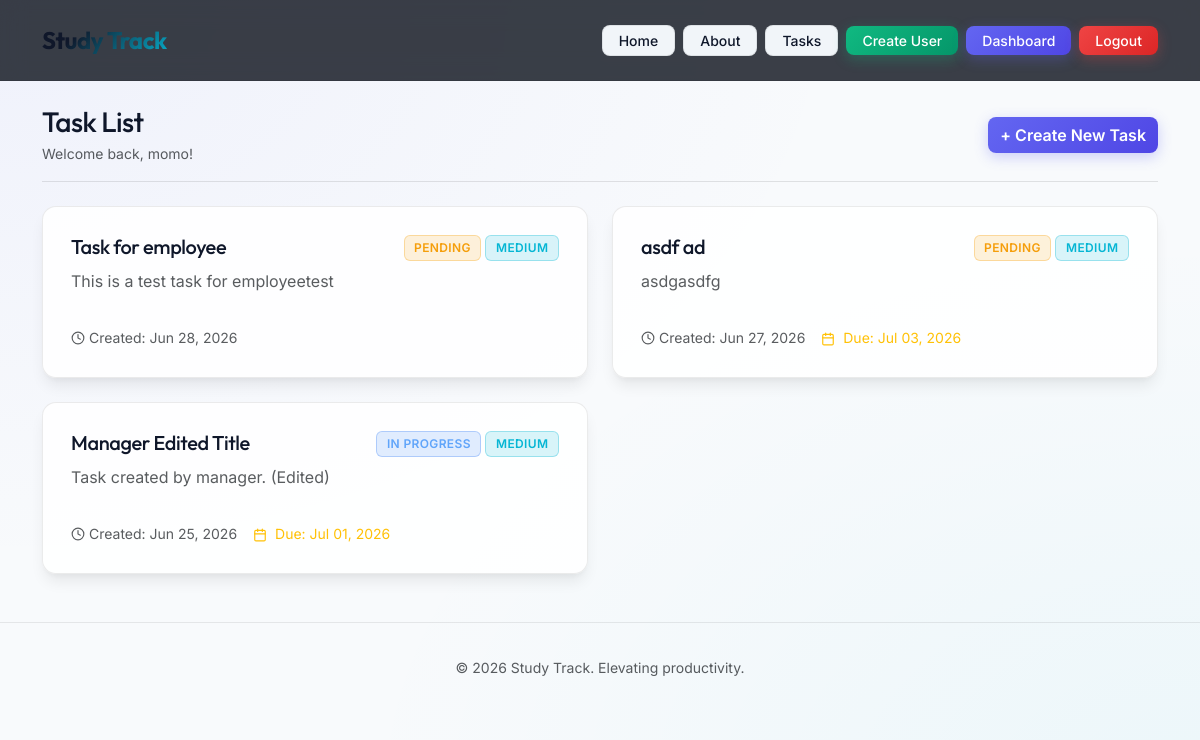
/tasks/ (signed in), run on the app's committed database.
### users_app/models.py (models this page shows, shortened)
class CustomUser(AbstractUser):
     ROLE_CHOICES = (
         ("ADMIN", "admin"),
         ("MANAGER", "manager"),
         ("EMPLOYEE", "employee"),
     )
     role = models.CharField(max_length=10, choices=ROLE_CHOICES, default="EMPLOYEE")
     phone_number = PhoneNumberField(blank=True, null=True, region="BD")

### study_task/models.py (models this page shows, shortened)
class Task(models.Model):
	PRIORITY_CHOICES = [
		(1, "Low"),
		(2, "Medium"),
		(3, "High"),
	]
	STATUS_CHOICES = [
		("pending", "Pending"),
		("in_progress", "In Progress"),
		("completed", "Completed")
	]
	title = models.CharField(max_length=200)
	description = models.TextField(blank=True)
	created_at = models.DateTimeField(auto_now_add=True)
	priority = models.PositiveSmallIntegerField(choices=PRIORITY_CHOICES, default=2)
	status = models.CharField(max_length=32, choices=STATUS_CHOICES, default="todo")
	deadline = models.DateField(null=True, blank=True)
	class Meta:
		ordering = ["-created_at"]

### study_task/views.py (the view)
# urls.py: path("tasks/", views.task_list, name="task_list"),
@login_required
def task_list(request):
    tasks = Task.objects.all().order_by("-created_at")
    context = {
        "username": request.user.username,
        "tasks": tasks,
        "menu_items": [
            {"label": "Home", "url": "/"},
            {"label": "About", "url": "/about/"},
            {"label": "Tasks", "url": "/tasks/"},
        ],
    }
    return render(request, "task_list.html", context)

### templates/task_list.html (shortened to what this page needs)
{% extends "base.html" %}
{% block content %}
<div class="animate-fade-in">
    <div class="d-flex justify-content-between align-items-center mb-4 pb-3 border-bottom border-secondary">
        <div>
            <h2 class="h3 mb-1">Task List</h2>
            <p class="text-muted mb-0 small">Welcome back, {{ username }}!</p>
        </div>
        <a class="btn btn-primary" href="{% url 'task_create' %}">+ Create New Task</a>
    </div>
    <div class="row row-cols-1 row-cols-md-2 g-4">
        {% for task in tasks %}
        <div class="col">
            <div class="card task-card h-100 cursor-pointer"
                data-url="{% url 'task_detail' task.pk %}"
                onclick="window.location.href=this.dataset.url;" style="cursor: pointer;">
                <div class="card-body d-flex flex-column">
                    <div class="d-flex justify-content-between align-items-start mb-2">
                        <h4 class="card-title h5 mb-0 text-white">{{ task.title }}</h4>
                        <div class="d-flex gap-1">
                            {% if task.status == 'pending' %}
                            <span class="badge badge-status-pending">Pending</span>
                            {% elif task.status == 'in_progress' %}
                            <span class="badge badge-status-inprogress">In Progress</span>
                            {% else %}
                            <span class="badge badge-status-completed">Completed</span>
                            {% endif %}
                            {% if task.priority == 3 %}
                            <span class="badge badge-priority-high">High</span>
                            {% elif task.priority == 2 %}
                            <span class="badge badge-priority-medium">Medium</span>
                            {% else %}
                            <span class="badge badge-priority-low">Low</span>
                            {% endif %}
                        </div>
                    </div>
                    {% if task.description %}
                    <p class="card-text text-muted flex-grow-1">{{ task.description|truncatewords:20 }}</p>
                    {% else %}
                    <p class="card-text text-muted flex-grow-1 italic">No description provided.</p>
                    {% endif %}
                    <div class="d-flex align-items-center mt-3 text-muted small">
                        <svg xmlns="http://www.w3.org/2000/svg" width="14" height="14" viewBox="0 0 24 24" fill="none"
                            stroke="currentColor" stroke-width="2" stroke-linecap="round" stroke-linejoin="round"
                            class="me-1">
                            <circle cx="12" cy="12" r="10"></circle>
                            <polyline points="12 6 12 12 16 14"></polyline>
                        </svg>
                        <span>Created: {{ task.created_at|date:"M d, Y" }}</span>
                        {% if task.deadline %}
                        <span class="ms-3 text-warning">
                            <span>Due: {{ task.deadline|date:"M d, Y" }}</span>
                        </span>
                        {% endif %}
                    </div>
                </div>
            </div>
        </div>
        {% empty %}
        <div class="col-12 text-center py-5">
            <p class="text-muted mb-3">No tasks created yet.</p>
            <a href="{% url 'task_create' %}" class="btn btn-primary">Create Your First Task</a>
        </div>
        {% endfor %}
    </div>
</div>
{% endblock %}

### static/css/styles.css (style rules this page uses)
:root { --bg-primary: #f8fafc; --bg-secondary: #ffffff; --bg-tertiary: #f1f5f9; --accent-primary: #6366f1; --accent-primary-hover: #4f46e5; --accent-secondary: #06b6d4; --accent-secondary-hover: #0891b2; --accent-success: #10b981; --accent-warning: #f59e0b; --accent-danger: #ef4444; --text-main: #0f172a; --text-muted: #475569; --text-dark: #0f172a; --border-radius-sm: 8px; --border-radius-md: 14px; --border-radius-lg: 20px; --border-light: rgba(0, 0, 0, 0.08); --shadow-sm: 0 4px 6px -1px rgba(0, 0, 0, 0.05), 0 2px 4px -1px rgba(0, 0, 0, 0.03); --shadow-md: 0 10px 15px -3px rgba(0, 0, 0, 0.08), 0 4px 6px -2px rgba(0, 0, 0, 0.04); --shadow-lg: 0 20px 25px -5px rgba(0, 0, 0, 0.1), 0 10px 10px -5px rgba(0, 0, 0, 0.04); --glass-bg: rgba(255, 255, 255, 0.85); --glass-border: rgba(0, 0, 0, 0.08); }
body { font-family: 'Inter', sans-serif; background-color: var(--bg-primary); background-image: radial-gradient(at 0% 0%, rgba(99, 102, 241, 0.06) 0px, transparent 50%), radial-gradient(at 100% 100%, rgba(6, 182, 212, 0.05) 0px, transparent 50%); background-attachment: fixed; color: var(--text-main); min-height: 100vh; line-height: 1.6; }
h1, h2, h3, h4, h5, h6, .navbar-brand { font-family: 'Outfit', sans-serif; font-weight: 700; letter-spacing: -0.02em; }
.card, .task-card { background: var(--glass-bg); backdrop-filter: blur(16px); -webkit-backdrop-filter: blur(16px); border: 1px solid var(--glass-border) !important; border-radius: var(--border-radius-md); box-shadow: var(--shadow-md); color: var(--text-main); transition: transform 0.3s cubic-bezier(0.16, 1, 0.3, 1), box-shadow 0.3s ease, border-color 0.3s ease; }
.card-body { padding: 1.75rem; }
.btn-primary { background: linear-gradient(135deg, var(--accent-primary) 0%, var(--accent-primary-hover) 100%); border: none; font-weight: 600; border-radius: var(--border-radius-sm); box-shadow: 0 4px 14px 0 rgba(99, 102, 241, 0.3); transition: all 0.2s ease; color: #fff; }
.badge { padding: 0.5em 0.8em; font-weight: 600; font-size: 0.75rem; letter-spacing: 0.03em; text-transform: uppercase; border-radius: 6px; }
.badge-status-pending { background: rgba(245, 158, 11, 0.15) !important; color: var(--accent-warning) !important; border: 1px solid rgba(245, 158, 11, 0.3); }
.badge-status-inprogress { background: rgba(59, 130, 246, 0.15) !important; color: #60a5fa !important; border: 1px solid rgba(59, 130, 246, 0.3); }
.badge-priority-medium { background: rgba(6, 182, 212, 0.15) !important; color: var(--accent-secondary) !important; border: 1px solid rgba(6, 182, 212, 0.3); }
.animate-fade-in { animation: fadeIn 0.4s ease forwards; }
.text-white, .text-light, .navbar-dark .navbar-brand { color: var(--text-main) !important; }
.border-secondary { border-color: rgba(0, 0, 0, 0.1) !important; }

### data on the page
CustomUser: username "momo"
Task: title "Task for employee", status "PENDING", priority "MEDIUM", description "This is a test task for employeetest", created_at "Jun 28, 2026"
Task: title "asdf ad", status "PENDING", priority "MEDIUM", description "asdgasdfg", created_at "Jun 27, 2026", deadline "Jul 03, 2026"
Task: title "Manager Edited Title", status "IN PROGRESS", priority "MEDIUM", description "Task created by manager. (Edited)", created_at "Jun 25, 2026", deadline "Jul 01, 2026"

### other printed values
{{ item.label }} "Home" "About" "Tasks"
